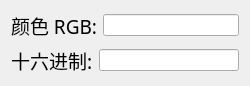
<?xml version="1.0" encoding="UTF-8"?>
<ui version="4.0">
 <class>GetMouseRGBClass</class>
 <widget class="QMainWindow" name="GetMouseRGBClass">
  <property name="geometry">
   <rect>
    <x>0</x>
    <y>0</y>
    <width>250</width>
    <height>80</height>
   </rect>
  </property>
  <property name="sizePolicy">
   <sizepolicy hsizetype="Preferred" vsizetype="Preferred">
    <horstretch>0</horstretch>
    <verstretch>0</verstretch>
   </sizepolicy>
  </property>
  <property name="maximumSize">
   <size>
    <width>1666666</width>
    <height>1666666</height>
   </size>
  </property>
  <property name="windowTitle">
   <string>(Ctr+Q)</string>
  </property>
  <property name="windowIcon">
   <iconset resource="GetMouseRGB.qrc">
    <normaloff>:/GetMouseRGB/icon/pc.ico</normaloff>:/GetMouseRGB/icon/pc.ico</iconset>
  </property>
  <widget class="QWidget" name="centralWidget">
   <layout class="QVBoxLayout" name="verticalLayout">
    <item>
     <layout class="QHBoxLayout" name="horizontalLayout_2">
      <item>
       <widget class="QLabel" name="label">
        <property name="font">
         <font>
          <family>仿宋</family>
          <pointsize>14</pointsize>
         </font>
        </property>
        <property name="text">
         <string>颜色 RGB:</string>
        </property>
       </widget>
      </item>
      <item>
       <widget class="QLineEdit" name="lineEdit_RGB"/>
      </item>
     </layout>
    </item>
    <item>
     <layout class="QHBoxLayout" name="horizontalLayout">
      <item>
       <widget class="QLabel" name="label_2">
        <property name="font">
         <font>
          <family>仿宋</family>
          <pointsize>14</pointsize>
         </font>
        </property>
        <property name="text">
         <string>十六进制:</string>
        </property>
       </widget>
      </item>
      <item>
       <widget class="QLineEdit" name="lineEdit_0xRGB"/>
      </item>
     </layout>
    </item>
   </layout>
  </widget>
 </widget>
 <layoutdefault spacing="6" margin="11"/>
 <resources>
  <include location="GetMouseRGB.qrc"/>
 </resources>
 <connections/>
</ui>
